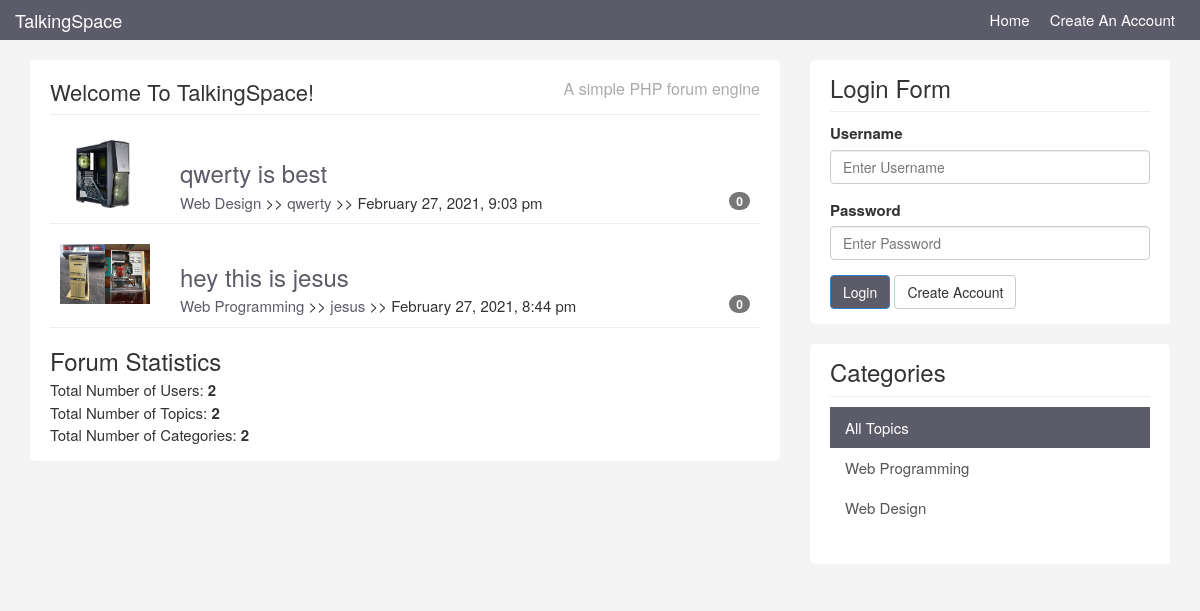
The page / on the database its author committed.
### tables this page shows
CREATE TABLE `topics` (
  `id` int(11) NOT NULL,
  `category_id` int(11) NOT NULL,
  `user_id` int(11) NOT NULL,
  `title` varchar(100) NOT NULL,
  `body` text NOT NULL,
  `last_activity` datetime NOT NULL,
  `create_date` timestamp NOT NULL DEFAULT current_timestamp() ON UPDATE current_timestamp()
);

CREATE TABLE `users` (
  `id` int(11) NOT NULL,
  `name` varchar(100) NOT NULL,
  `email` varchar(100) NOT NULL,
  `avatar` varchar(100) NOT NULL,
  `username` varchar(10) NOT NULL,
  `password` varchar(64) NOT NULL,
  `about` text NOT NULL,
  `last_activity` datetime NOT NULL,
  `join_date` timestamp NOT NULL DEFAULT current_timestamp()
);

CREATE TABLE `categories` (
  `id` int(11) NOT NULL,
  `name` varchar(255) NOT NULL,
  `description` text NOT NULL
);

### libraries/Template.php (called while the page is built, shortened)
<?php
class Template {
    protected $template;
    public function __construct($template){
        $this->template = $template;
    }
    public function __toString(){
    	include basename($this->template);
    	return ob_get_clean();
    }
}

### helpers/system_helper.php (called while the page is built, shortened)
<?php
function isLoggedIn(){
	if(isset($_SESSION['is_logged_in'])){
		return true;
	} else {
		return false;
	}
}

### libraries/Database.php (called while the page is built, shortened)
<?php
class Database {
	private $host = "localhost";
	private $user = "root";
	private $pass = "";
	private $dbname = "talkinspace";
	private $dbh;
	private $stmt;
	public function __construct() {
		$dsn = 'mysql:host=' . $this->host . ';dbname=' . $this->dbname;
		$options = array (
				PDO::ATTR_PERSISTENT => true,
				PDO::ATTR_ERRMODE => PDO::ERRMODE_EXCEPTION
		);
		try {
			$this->dbh = new PDO ($dsn, $this->user, $this->pass, $options);
		}
		catch ( PDOException $e ) {
			$this->error = $e->getMessage();
		}
	}
	public function query($query) {
		$this->stmt = $this->dbh->prepare($query);
	}
	public function bind($param, $value, $type = null) {
		if (is_null ( $type )) {
			switch (true) {
				default :
					$type = PDO::PARAM_STR;
			}
		}
		$this->stmt->bindValue ( $param, $value, $type );
	}
	public function execute(){
		return $this->stmt->execute();
	}
	public function resultset(){
		$this->execute();
		return $this->stmt->fetchAll(PDO::FETCH_OBJ);
	}
	public function rowCount(){
		return $this->stmt->rowCount();
	}
}

### helpers/db_helper.php (called while the page is built, shortened)
<?php
function replyCount($topic_id){
	$db = new Database;
	$db->query('SELECT * FROM replies WHERE topic_id = :topic_id');
	$db->bind(':topic_id', $topic_id);
	$rows = $db->resultset();
	return $db->rowCount();
}
function getCategories(){
	$db = new Database;
	$db->query('SELECT * FROM categories');
	$results = $db->resultset();
	return $results;
}

### libraries/Topic.php (called while the page is built, shortened)
<?php
class Topic{
	private $db;
	 public function __construct(){
		$this->db = new Database;
	 }
	  public function getAllTopics(){
		$this->db->query("SELECT topics.*, users.username, users.avatar, categories.name FROM topics
							INNER JOIN users
							ON topics.user_id = users.id
							INNER JOIN categories
							ON topics.category_id = categories.id
							ORDER BY create_date DESC
							");
		$results = $this->db->resultset();
		return $results;
	  }
	public function getTotalTopics(){
		$this->db->query('SELECT * FROM topics');
		return $this->db->rowCount();
	}
	public function getTotalCategories(){
		$this->db->query('SELECT * FROM categories');
		return $this->db->rowCount();
	}
}

### helpers/format_helper.php (called while the page is built)
<?php
function formatDate($date){
	$date = date("F j, Y, g:i a",strtotime($date));
	return $date;
}
function urlFormat($str){
	$str = preg_replace('/\s*/', '', $str);
	$str = strtolower($str);
	$str = urlencode($str);
	return $str;
}
function is_active($category){
		if(isset($_GET['category'])){
			if($_GET['category'] == $category){
				return 'active';
			} else {
				return '';
			}
		} else {
			if($category == null){
				return 'active';
			}
		}
}

### templates/frontpage.php (the view)
<?php include('includes/header.php'); ?>
	<ul id="topics">
	<?php if($topics) : ?>
		<?php foreach($topics as $topic) : ?>
		<li class="topic">
			<div class="row">
				<div class="col-md-2">
					<img class="avatar pull-left" src="images/avatars/<?php echo $topic->avatar; ?>" />
				</div>
				<div class="col-md-10">
					<div class="topic-content pull-right">
						<h3><a href="topic.php?id=<?php echo $topic->id; ?>"><?php echo $topic->title; ?></a></h3>
						<div class="topic-info">
							<a href="topics.php?category=<?php echo urlFormat($topic->category_id); ?>"><?php echo $topic->name; ?></a> >>
							<a href="topics.php?user=<?php echo urlFormat($topic->user_id); ?>"><?php echo $topic->username; ?></a> >>
							<?php echo formatDate($topic->create_date); ?>
							<span class="badge pull-right"><?php echo replyCount($topic->id); ?></span>
						</div>
					</div>
				</div>
			</div>
		</li>
		<?php endforeach ; ?>
						</ul>
	<?php else : ?>
		<p>No Topics To Display</p>
	<?php endif; ?>
						<h3>Forum Statistics</h3>
					<ul>
						<li>Total Number of Users: <strong><?php echo $totalUsers; ?></strong></li>
						<li>Total Number of Topics: <strong><?php echo $totalTopics; ?></strong></li>
						<li>Total Number of Categories: <strong><?php echo $totalCategories; ?></strong></li>
					</ul>
<?php include('includes/footer.php'); ?>

### index.php (shortened to what this page needs)
<?php
$topic = new Topic;
$user = new User;
$template = new Template('templates/frontpage.php');
$template->topics = $topic->getAllTopics();
$template->totalTopics = $topic->getTotalTopics();
$template->totalCategories = $topic->getTotalCategories();
$template->totalUsers = $user->getTotalUsers();
echo $template;

### templates/includes/header.php (shortened to what this page needs)
<!DOCTYPE html>
<html lang="en">
  <head>
    <link href="<?php echo BASE_URI; ?>templates/css/bootstrap.css" rel="stylesheet">
    <link href="<?php echo BASE_URI; ?>templates/css/custom.css" rel="stylesheet">
	<?php
    if(!isset($title)){
    	$title = SITE_TITLE;
    }
    ?>
  </head>
  <body>
    <div class="navbar navbar-inverse navbar-fixed-top" role="navigation">
      <div class="container">
        <div class="navbar-header">
          <a class="navbar-brand" href="index.php">TalkingSpace</a>
        </div>
        <div class="collapse navbar-collapse">
          <ul class="nav navbar-nav navbar-right">
            <li class="active"><a href="index.php">Home</a></li>
			<?php if(!isLoggedIn()) : ?>
				<li><a href="register.php">Create An Account</a></li>
			<?php else : ?>
				<li><a href="create.php">Create Topic</a></li>
			<?php endif; ?>
          </ul>
        </div>
      </div>
    </div>
    <div class="container">
		<div class="row">
			<div class="col-md-8">
				<div class="main-col">
					<div class="block">
						<h1 class="pull-left"><?php echo $title; ?></h1>
						<h4 class="pull-right">A simple PHP forum engine</h4>
						<div class="clearfix"></div>
						<hr>

### templates/includes/footer.php
					</div>
				</div>
			</div>
			<div class="col-md-4">
				<div class="sidebar">
					<div class="block">
						<h3>Login Form</h3>
						<?php if(isLoggedIn()) : ?>
							<div class="userdata">
							Welcome, <?php echo getUser()['username']; ?>
						</div>
						<br>
						<form role="form" method="post" action="logout.php">
							<input type="submit" name="do_logout" class="btn btn-primary" value="Logout" />
						</form>
						<?php else : ?>
						<form role="form" method="post" action="login.php">
						<div class="form-group">
							<label>Username</label>
							<input name="username" type="text" class="form-control" placeholder="Enter Username">
						</div>
						<div class="form-group">
							<label>Password</label>
							<input name="password" type="password" class="form-control" placeholder="Enter Password">
						</div>
						<button name="do_login" type="submit" class="btn btn-primary">Login</button> <a  class="btn btn-default" href="register.html"> Create Account</a>
						</form>
						<?php endif; ?>
					</div>
					<div class="block">
					<h3>Categories</h3>
					<div class="list-group">
						<a href="topics.php" class="list-group-item <?php echo is_active(null); ?>">All Topics <span class="badge pull-right"></span></a>
					<?php foreach(getCategories() as $category) : ?>
						<a href="topics.php?category=<?php echo $category->id; ?>" class="list-group-item <?php echo is_active($category->id); ?>"><?php echo $category->name; ?> </a>
					<?php endforeach; ?>
					</div>
				</div>
				</div>
			</div>
		</div>
    </div>
  </body>
</html>

### templates/css/custom.css (style rules this page uses)
body { padding-top: 60px; background:#f4f4f4; font-size:15px; }
a { color:#5c5b69; }
ul { padding:0; margin:0; list-style:none; }
hr { margin:10px 0 15px 0; }
h3 { margin-bottom:5px; }
.navbar { height:40px !important; background:#5c5b69; border:0; margin-bottom:30px; }
.navbar-inverse .navbar-nav > li > a, .navbar-inverse .navbar-brand { color:#fff !important; }
.navbar a:hover,.navbar li.active a { background:none !important; }
.navbar-brand { padding:10px 0 0 0; color:#fff; }
.navbar-nav > li > a { padding:10px 10px 0 10px; }
.block { background:#fff; border-radius:5px; padding: 15px 20px; margin-bottom:20px; }
.main-col { overflow:auto; }
.main-col h1 { font-size:22px; margin:5px 0 0 0; padding:0; }
.main-col h4 { font-size:16px; margin:5px 0 0 0; padding:0; color:#aaa; }
.sidebar .block h3 { margin:0 0 10px 0; padding-bottom:10px; border-bottom:#eee solid 1px; }
.topic { border-bottom:#eee solid 1px; margin-bottom:10px; padding:10px; }
.topic-content { width:100%; }
img.avatar { width:100%; }
a.list-group-item.active, a.list-group-item.active:hover, a.list-group-item.active:focus { background:#5c5b69; border-radius:0; }
.list-group-item { border:0 }
.btn-primary { background:#5c5b69; }

### rows shown on the page
topics: user.avatar (picture), title "qwerty is best", category.name "Web Design", user.username "qwerty", create_date "February 27, 2021, 9:03 pm", id "0"
topics: user.avatar (picture), title "hey this is jesus", category.name "Web Programming", user.username "jesus", create_date "February 27, 2021, 8:44 pm", id "0"
categories: name "Web Programming"
categories: name "Web Design"

### other values the page prints
$title "Welcome To TalkingSpace!"
$totalUsers "2"
$totalTopics "2"
$totalCategories "2"
